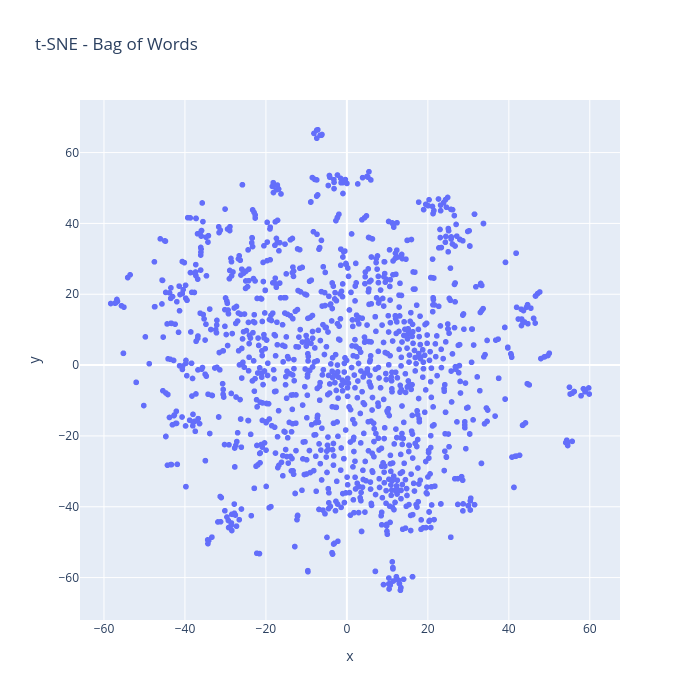
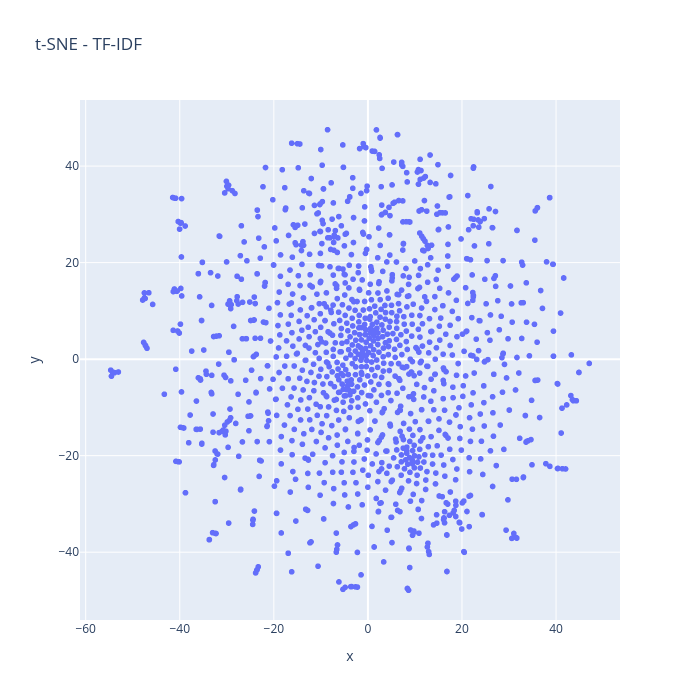

The notebook cell saved with these charts, in order:
### Markdown cell above
## Visualizando lado a lado

### Code cell
def plotar(embed, nome):

    df_plot = pd.DataFrame({
        "x": embed[:, 0],
        "y": embed[:, 1],
        "indice": df_bow.index,
        "titulo": df_bow["titulo"],
        "data": df_bow["data_publicacao"],
    })

    fig = px.scatter(
        df_plot,
        x="x",
        y="y",
        hover_data={
            "indice": True,
            "titulo": True,
            "data": True,
            "x": False,
            "y": False
        },
        title=f"t-SNE - {nome}",
        width=700,
        height=700,
    )

    fig.write_html(nome + ".html")

    fig.show()


plotar(embed_bow, "Bag of Words")
plotar(embed_tfidf, "TF-IDF")

### Figure 1 — Plotly figure (JSON) as saved in the notebook; plotly's stock layout.template omitted (floating-point values rounded to 4 significant figures; data arrays with more than 128 entries replaced by an {"elided": "..."} marker saying what was removed)
{"data": [{"customdata": {"elided": "1297x3 mixed values"}, "hovertemplate": "indice=%{customdata[0]}<br>titulo=%{customdata[1]}<br>data=%{customdata[2]}<extra></extra>", "legendgroup": "", "marker": {"color": "#636efa", "symbol": "circle"}, "mode": "markers", "name": "", "showlegend": false, "type": "scattergl", "x": {"elided": "1297 float values"}, "xaxis": "x", "y": {"elided": "1297 float values"}, "yaxis": "y"}], "layout": {"height": 700, "legend": {"tracegroupgap": 0}, "title": {"text": "t-SNE - Bag of Words"}, "width": 700, "xaxis": {"anchor": "y", "domain": [0, 1], "title": {"text": "x"}}, "yaxis": {"anchor": "x", "domain": [0, 1], "title": {"text": "y"}}}}

### Figure 2 — Plotly figure (JSON) as saved in the notebook; plotly's stock layout.template omitted (floating-point values rounded to 4 significant figures; data arrays with more than 128 entries replaced by an {"elided": "..."} marker saying what was removed)
{"data": [{"customdata": {"elided": "1297x3 mixed values"}, "hovertemplate": "indice=%{customdata[0]}<br>titulo=%{customdata[1]}<br>data=%{customdata[2]}<extra></extra>", "legendgroup": "", "marker": {"color": "#636efa", "symbol": "circle"}, "mode": "markers", "name": "", "showlegend": false, "type": "scattergl", "x": {"elided": "1297 float values"}, "xaxis": "x", "y": {"elided": "1297 float values"}, "yaxis": "y"}], "layout": {"height": 700, "legend": {"tracegroupgap": 0}, "title": {"text": "t-SNE - TF-IDF"}, "width": 700, "xaxis": {"anchor": "y", "domain": [0, 1], "title": {"text": "x"}}, "yaxis": {"anchor": "x", "domain": [0, 1], "title": {"text": "y"}}}}
